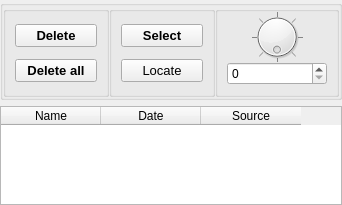
       <widget class="QWidget" name="MeasurementsList">
        <property name="geometry">
         <rect>
          <x>0</x>
          <y>0</y>
          <width>342</width>
          <height>205</height>
         </rect>
        </property>
        <attribute name="label">
         <string>Measurements List</string>
        </attribute>
        <layout class="QGridLayout" name="gridLayout_2">
         <property name="margin">
          <number>0</number>
         </property>
         <item row="0" column="0">
          <widget class="QGroupBox" name="boxMeasurementBtn">
           <property name="sizePolicy">
            <sizepolicy hsizetype="Minimum" vsizetype="Minimum">
             <horstretch>0</horstretch>
             <verstretch>0</verstretch>
            </sizepolicy>
           </property>
           <property name="minimumSize">
            <size>
             <width>300</width>
             <height>100</height>
            </size>
           </property>
           <property name="maximumSize">
            <size>
             <width>10000</width>
             <height>400</height>
            </size>
           </property>
           <property name="title">
            <string/>
           </property>
           <layout class="QGridLayout" name="gridLayout_8">
            <property name="margin">
             <number>0</number>
            </property>
            <property name="spacing">
             <number>0</number>
            </property>
            <item row="0" column="0">
             <widget class="QGroupBox" name="group_measurementManager">
              <property name="maximumSize">
               <size>
                <width>200</width>
                <height>200</height>
               </size>
              </property>
              <property name="title">
               <string/>
              </property>
              <layout class="QVBoxLayout" name="verticalLayout_11">
               <property name="spacing">
                <number>0</number>
               </property>
               <property name="topMargin">
                <number>0</number>
               </property>
               <property name="bottomMargin">
                <number>0</number>
               </property>
               <item>
                <widget class="QPushButton" name="btnDelete">
                 <property name="font">
                  <font>
                   <pointsize>10</pointsize>
                   <weight>75</weight>
                   <bold>true</bold>
                  </font>
                 </property>
                 <property name="cursor">
                  <cursorShape>PointingHandCursor</cursorShape>
                 </property>
                 <property name="contextMenuPolicy">
                  <enum>Qt::DefaultContextMenu</enum>
                 </property>
                 <property name="text">
                  <string>Delete</string>
                 </property>
                </widget>
               </item>
               <item>
                <widget class="QPushButton" name="btnDeleteAll">
                 <property name="font">
                  <font>
                   <pointsize>10</pointsize>
                   <weight>75</weight>
                   <bold>true</bold>
                  </font>
                 </property>
                 <property name="cursor">
                  <cursorShape>PointingHandCursor</cursorShape>
                 </property>
                 <property name="contextMenuPolicy">
                  <enum>Qt::DefaultContextMenu</enum>
                 </property>
                 <property name="text">
                  <string>Delete all</string>
                 </property>
                </widget>
               </item>
              </layout>
             </widget>
            </item>
            <item row="0" column="1">
             <widget class="QGroupBox" name="group_locate">
              <property name="sizePolicy">
               <sizepolicy hsizetype="Minimum" vsizetype="Minimum">
                <horstretch>0</horstretch>
                <verstretch>0</verstretch>
               </sizepolicy>
              </property>
              <property name="maximumSize">
               <size>
                <width>250</width>
                <height>200</height>
               </size>
              </property>
              <property name="title">
               <string/>
              </property>
              <layout class="QVBoxLayout" name="verticalLayout_12">
               <property name="spacing">
                <number>0</number>
               </property>
               <property name="topMargin">
                <number>0</number>
               </property>
               <property name="bottomMargin">
                <number>0</number>
               </property>
               <item>
                <widget class="QPushButton" name="btnSelect">
                 <property name="font">
                  <font>
                   <pointsize>10</pointsize>
                   <weight>75</weight>
                   <bold>true</bold>
                  </font>
                 </property>
                 <property name="cursor">
                  <cursorShape>PointingHandCursor</cursorShape>
                 </property>
                 <property name="contextMenuPolicy">
                  <enum>Qt::DefaultContextMenu</enum>
                 </property>
                 <property name="text">
                  <string>Select</string>
                 </property>
                </widget>
               </item>
               <item>
                <widget class="QPushButton" name="btnLocate">
                 <property name="maximumSize">
                  <size>
                   <width>500</width>
                   <height>16777215</height>
                  </size>
                 </property>
                 <property name="font">
                  <font>
                   <pointsize>10</pointsize>
                  </font>
                 </property>
                 <property name="text">
                  <string>Locate</string>
                 </property>
                </widget>
               </item>
              </layout>
             </widget>
            </item>
            <item row="0" column="2">
             <widget class="QGroupBox" name="group_angle">
              <property name="sizePolicy">
               <sizepolicy hsizetype="Minimum" vsizetype="Preferred">
                <horstretch>0</horstretch>
                <verstretch>0</verstretch>
               </sizepolicy>
              </property>
              <property name="minimumSize">
               <size>
                <width>100</width>
                <height>0</height>
               </size>
              </property>
              <property name="maximumSize">
               <size>
                <width>150</width>
                <height>16777215</height>
               </size>
              </property>
              <property name="sizeIncrement">
               <size>
                <width>100</width>
                <height>0</height>
               </size>
              </property>
              <property name="baseSize">
               <size>
                <width>100</width>
                <height>0</height>
               </size>
              </property>
              <property name="title">
               <string/>
              </property>
              <property name="alignment">
               <set>Qt::AlignCenter</set>
              </property>
              <property name="flat">
               <bool>false</bool>
              </property>
              <layout class="QVBoxLayout" name="verticalLayout_9">
               <property name="spacing">
                <number>0</number>
               </property>
               <property name="leftMargin">
                <number>9</number>
               </property>
               <property name="topMargin">
                <number>0</number>
               </property>
               <property name="rightMargin">
                <number>9</number>
               </property>
               <property name="bottomMargin">
                <number>9</number>
               </property>
               <item>
                <widget class="QDial" name="dialAngle">
                 <property name="minimumSize">
                  <size>
                   <width>0</width>
                   <height>0</height>
                  </size>
                 </property>
                 <property name="maximumSize">
                  <size>
                   <width>100</width>
                   <height>100</height>
                  </size>
                 </property>
                 <property name="font">
                  <font>
                   <pointsize>12</pointsize>
                  </font>
                 </property>
                 <property name="cursor">
                  <cursorShape>OpenHandCursor</cursorShape>
                 </property>
                 <property name="maximum">
                  <number>359</number>
                 </property>
                 <property name="singleStep">
                  <number>10</number>
                 </property>
                 <property name="value">
                  <number>0</number>
                 </property>
                 <property name="sliderPosition">
                  <number>0</number>
                 </property>
                 <property name="tracking">
                  <bool>true</bool>
                 </property>
                 <property name="orientation">
                  <enum>Qt::Vertical</enum>
                 </property>
                 <property name="invertedAppearance">
                  <bool>false</bool>
                 </property>
                 <property name="invertedControls">
                  <bool>false</bool>
                 </property>
                 <property name="wrapping">
                  <bool>true</bool>
                 </property>
                 <property name="notchTarget">
                  <double>10.000000000000000</double>
                 </property>
                 <property name="notchesVisible">
                  <bool>true</bool>
                 </property>
                </widget>
               </item>
               <item>
                <widget class="QSpinBox" name="rotationAngle">
                 <property name="sizePolicy">
                  <sizepolicy hsizetype="Minimum" vsizetype="Fixed">
                   <horstretch>120</horstretch>
                   <verstretch>0</verstretch>
                  </sizepolicy>
                 </property>
                 <property name="minimumSize">
                  <size>
                   <width>100</width>
                   <height>0</height>
                  </size>
                 </property>
                 <property name="maximumSize">
                  <size>
                   <width>100</width>
                   <height>16777215</height>
                  </size>
                 </property>
                 <property name="maximum">
                  <number>360</number>
                 </property>
                </widget>
               </item>
              </layout>
             </widget>
            </item>
           </layout>
          </widget>
         </item>
         <item row="1" column="0">
          <widget class="QTableWidget" name="listMeasurements">
           <property name="sizePolicy">
            <sizepolicy hsizetype="Minimum" vsizetype="Expanding">
             <horstretch>0</horstretch>
             <verstretch>0</verstretch>
            </sizepolicy>
           </property>
           <property name="minimumSize">
            <size>
             <width>300</width>
             <height>0</height>
            </size>
           </property>
           <property name="dragDropOverwriteMode">
            <bool>false</bool>
           </property>
           <column>
            <property name="text">
             <string>Name</string>
            </property>
           </column>
           <column>
            <property name="text">
             <string>Date</string>
            </property>
           </column>
           <column>
            <property name="text">
             <string>Source</string>
            </property>
           </column>
          </widget>
         </item>
        </layout>
       </widget>
